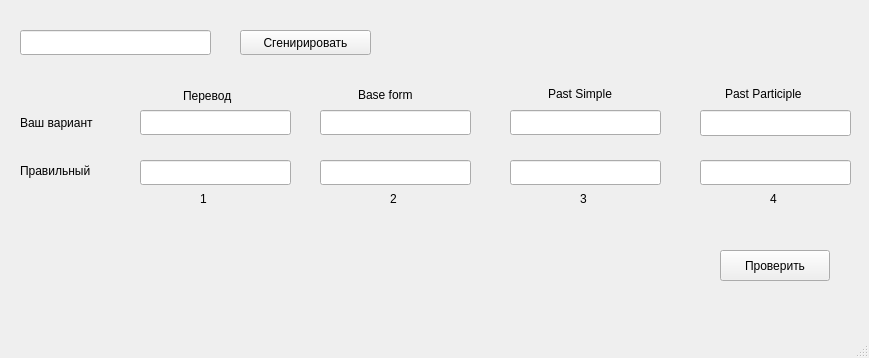
<?xml version="1.0" encoding="UTF-8"?>
<ui version="4.0">
 <class>MainWindow</class>
 <widget class="QMainWindow" name="MainWindow">
  <property name="geometry">
   <rect>
    <x>0</x>
    <y>0</y>
    <width>869</width>
    <height>358</height>
   </rect>
  </property>
  <property name="windowTitle">
   <string>Improve my skills</string>
  </property>
  <widget class="QWidget" name="centralwidget">
   <widget class="QPushButton" name="pushButton">
    <property name="geometry">
     <rect>
      <x>240</x>
      <y>30</y>
      <width>131</width>
      <height>25</height>
     </rect>
    </property>
    <property name="text">
     <string>Сгенирировать</string>
    </property>
   </widget>
   <widget class="QLineEdit" name="lineEdit_3">
    <property name="geometry">
     <rect>
      <x>510</x>
      <y>110</y>
      <width>151</width>
      <height>25</height>
     </rect>
    </property>
   </widget>
   <widget class="QLineEdit" name="lineEdit_4">
    <property name="geometry">
     <rect>
      <x>700</x>
      <y>110</y>
      <width>151</width>
      <height>26</height>
     </rect>
    </property>
   </widget>
   <widget class="QLineEdit" name="lineEdit_5">
    <property name="geometry">
     <rect>
      <x>140</x>
      <y>160</y>
      <width>151</width>
      <height>25</height>
     </rect>
    </property>
   </widget>
   <widget class="QLineEdit" name="lineEdit_6">
    <property name="geometry">
     <rect>
      <x>320</x>
      <y>160</y>
      <width>151</width>
      <height>25</height>
     </rect>
    </property>
   </widget>
   <widget class="QLineEdit" name="lineEdit_7">
    <property name="geometry">
     <rect>
      <x>510</x>
      <y>160</y>
      <width>151</width>
      <height>25</height>
     </rect>
    </property>
   </widget>
   <widget class="QLineEdit" name="lineEdit_8">
    <property name="geometry">
     <rect>
      <x>700</x>
      <y>160</y>
      <width>151</width>
      <height>25</height>
     </rect>
    </property>
   </widget>
   <widget class="QPushButton" name="pushButton_2">
    <property name="geometry">
     <rect>
      <x>720</x>
      <y>250</y>
      <width>110</width>
      <height>31</height>
     </rect>
    </property>
    <property name="text">
     <string>Проверить</string>
    </property>
   </widget>
   <widget class="QLabel" name="label_2">
    <property name="geometry">
     <rect>
      <x>183</x>
      <y>87</y>
      <width>67</width>
      <height>17</height>
     </rect>
    </property>
    <property name="text">
     <string>Перевод</string>
    </property>
   </widget>
   <widget class="QLabel" name="label_3">
    <property name="geometry">
     <rect>
      <x>358</x>
      <y>85</y>
      <width>81</width>
      <height>20</height>
     </rect>
    </property>
    <property name="text">
     <string>Base form</string>
    </property>
   </widget>
   <widget class="QLabel" name="label_4">
    <property name="geometry">
     <rect>
      <x>548</x>
      <y>84</y>
      <width>81</width>
      <height>20</height>
     </rect>
    </property>
    <property name="text">
     <string>Past Simple</string>
    </property>
   </widget>
   <widget class="QLabel" name="label_5">
    <property name="geometry">
     <rect>
      <x>725</x>
      <y>84</y>
      <width>101</width>
      <height>20</height>
     </rect>
    </property>
    <property name="text">
     <string>Past Participle</string>
    </property>
   </widget>
   <widget class="QLabel" name="label_6">
    <property name="geometry">
     <rect>
      <x>200</x>
      <y>190</y>
      <width>21</width>
      <height>17</height>
     </rect>
    </property>
    <property name="text">
     <string>1</string>
    </property>
   </widget>
   <widget class="QLabel" name="label_7">
    <property name="geometry">
     <rect>
      <x>390</x>
      <y>190</y>
      <width>21</width>
      <height>17</height>
     </rect>
    </property>
    <property name="text">
     <string>2</string>
    </property>
   </widget>
   <widget class="QLabel" name="label_8">
    <property name="geometry">
     <rect>
      <x>580</x>
      <y>190</y>
      <width>16</width>
      <height>17</height>
     </rect>
    </property>
    <property name="text">
     <string>3</string>
    </property>
   </widget>
   <widget class="QLabel" name="label_9">
    <property name="geometry">
     <rect>
      <x>770</x>
      <y>190</y>
      <width>21</width>
      <height>17</height>
     </rect>
    </property>
    <property name="text">
     <string>4</string>
    </property>
   </widget>
   <widget class="QLabel" name="label_10">
    <property name="geometry">
     <rect>
      <x>20</x>
      <y>114</y>
      <width>101</width>
      <height>17</height>
     </rect>
    </property>
    <property name="text">
     <string>Ваш вариант</string>
    </property>
   </widget>
   <widget class="QLabel" name="label_11">
    <property name="geometry">
     <rect>
      <x>20</x>
      <y>161</y>
      <width>100</width>
      <height>20</height>
     </rect>
    </property>
    <property name="text">
     <string>Правильный</string>
    </property>
   </widget>
   <widget class="QLineEdit" name="lineEdit_9">
    <property name="geometry">
     <rect>
      <x>20</x>
      <y>30</y>
      <width>191</width>
      <height>25</height>
     </rect>
    </property>
   </widget>
   <widget class="QLineEdit" name="lineEdit">
    <property name="geometry">
     <rect>
      <x>140</x>
      <y>110</y>
      <width>151</width>
      <height>25</height>
     </rect>
    </property>
   </widget>
   <widget class="QLineEdit" name="lineEdit_2">
    <property name="geometry">
     <rect>
      <x>320</x>
      <y>110</y>
      <width>151</width>
      <height>25</height>
     </rect>
    </property>
   </widget>
  </widget>
  <widget class="QMenuBar" name="menubar">
   <property name="geometry">
    <rect>
     <x>0</x>
     <y>0</y>
     <width>869</width>
     <height>21</height>
    </rect>
   </property>
  </widget>
  <widget class="QStatusBar" name="statusbar"/>
 </widget>
 <resources/>
 <connections/>
</ui>
